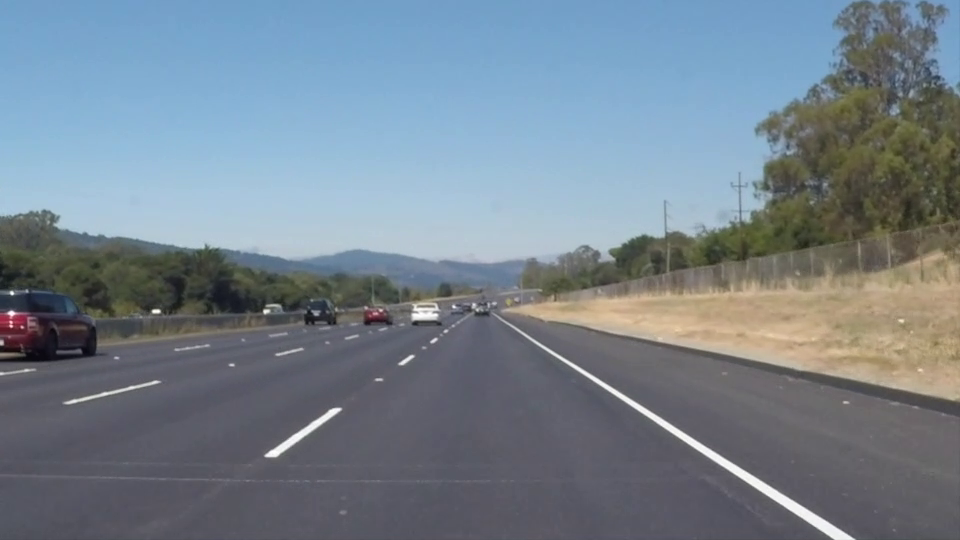
#> input picture frame 22 of practice/week4/data/test_videos/solidWhiteRight.mp4, 960 x 540 px
$ python lane_edge_detection.py
#> lines starting #> are read from the running program, lines starting #| are printed output that depends on the picture; after the words box and inside, x2 and y2 are one past the last pixel; in counts of white or black regions, pixels touching at a corner belong together
#> further down, frame is the input picture: shape (540, 960, 3); mean B, G, R 141.9, 130.7, 117.7
import cv2

def pipeline(img):
    # img=cv2.imread('./data/test_images/solidWhiteRight.jpg')

    #edge는 gray영상에서 찾겠다
    gray_img=cv2.cvtColor(img,cv2.COLOR_BGR2GRAY)
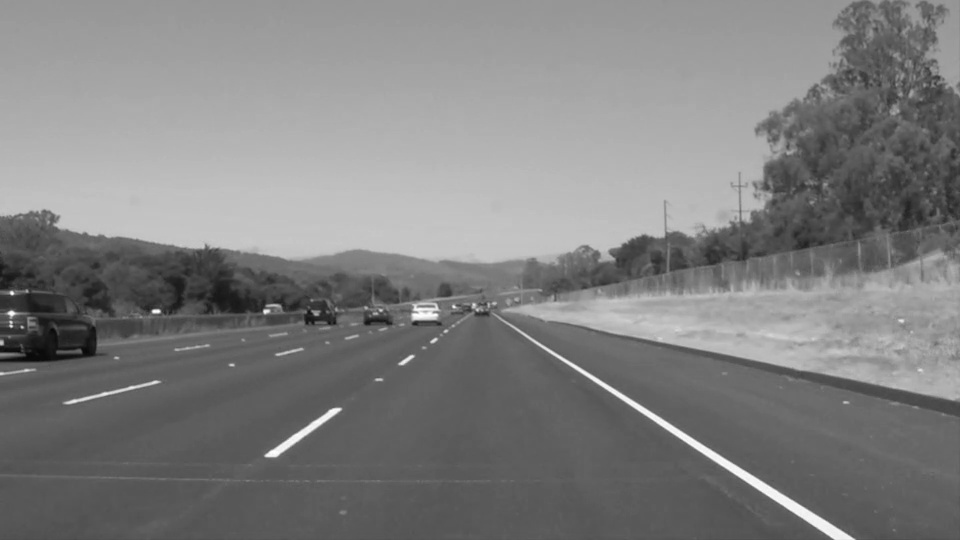
#> gray_img: shape (540, 960); min 6, max 255, mean 128

    blurred_img=cv2.GaussianBlur(gray_img,(15,15),0.0)

    edge_img=cv2.Canny(blurred_img, 70,140)
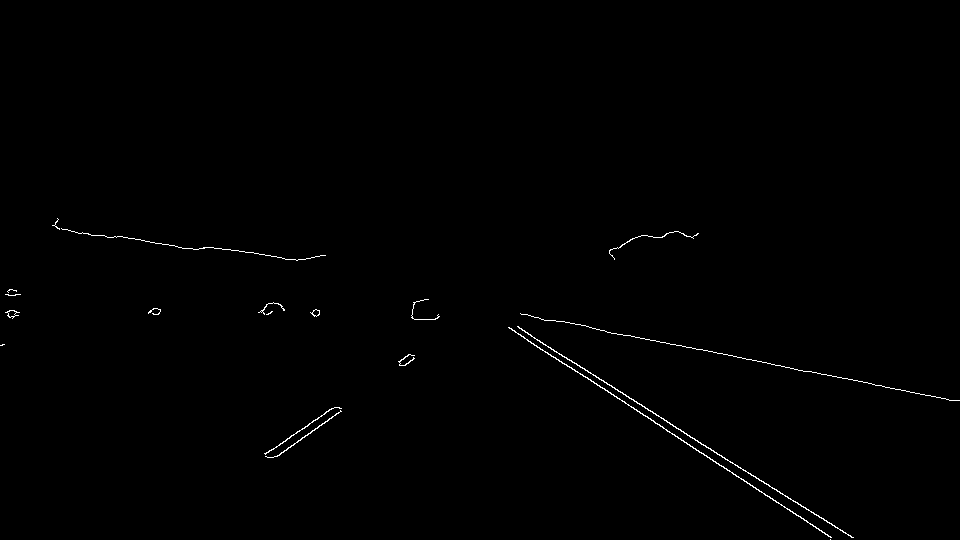
#> edge_img: shape (540, 960); 0.47% white in thin lines or dots, all inside (x1, y1, x2, y2) = (0, 218, 960, 540)

    #cv2.imshow('edge',edge_img)
    #cv2.waitKey()

    return edge_img


cap=cv2.VideoCapture('./data/test_videos/solidWhiteRight.mp4')

while True:
    ok,frame=cap.read()

    if not ok:
        break  #끝까지 읽었을 때 종료

    edge_img=pipeline(frame)

    cv2.imshow('edge',edge_img)

    #cv2.waitKey() #버튼 하나를 눌러야지 동영상이 나온다.
    #cv2.waitKey(1000)  # 1초마다 프레임을 읽는다.
    key=cv2.waitKey(30) # 아무 키 입려도 받지 않았으면 -1
#> (key x is pressed here)

    if key==ord('x'): #x를 누를시 종료
        break

cap.release() #동영상 다 썼으면

$ run again, starting later in the video
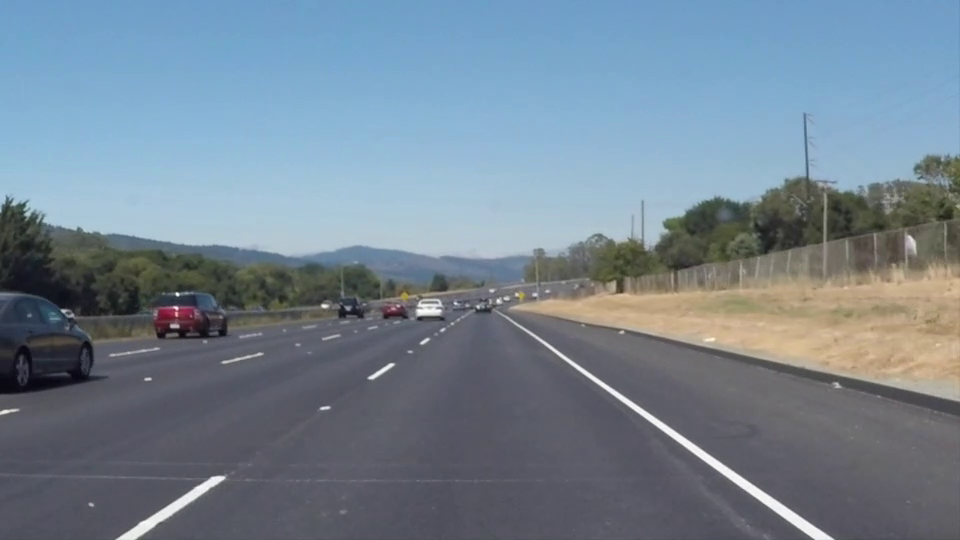
#> input picture frame 99 of practice/week4/data/test_videos/solidWhiteRight.mp4, 960 x 540 px
#> frame is the input picture: shape (540, 960, 3); mean B, G, R 146, 132.3, 116.7
#> in pipeline, `gray_img=cv2.cvtColor(img,cv2.COLOR_BGR2GRAY)`:
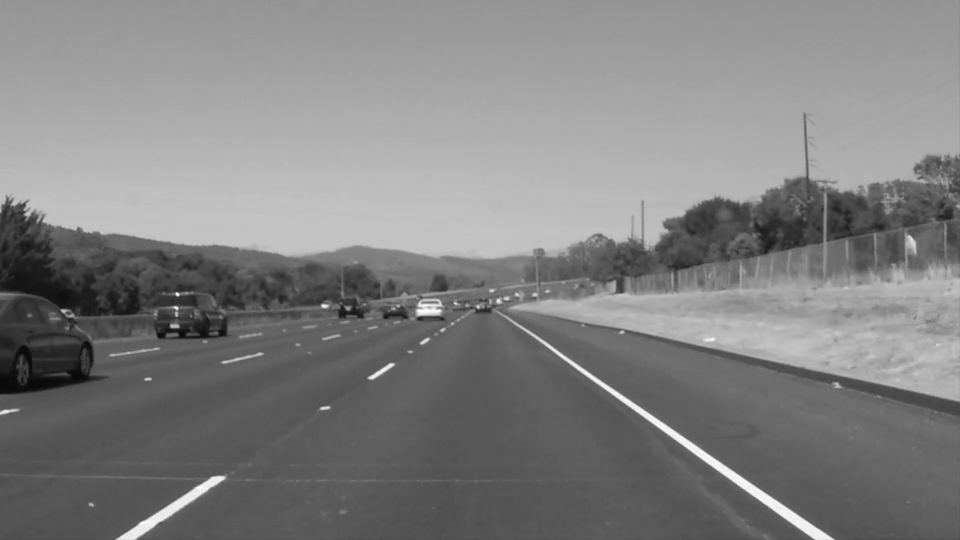
#> gray_img: shape (540, 960); min 8, max 255, mean 129.2
#> in pipeline, `edge_img=cv2.Canny(blurred_img, 70,140)`:
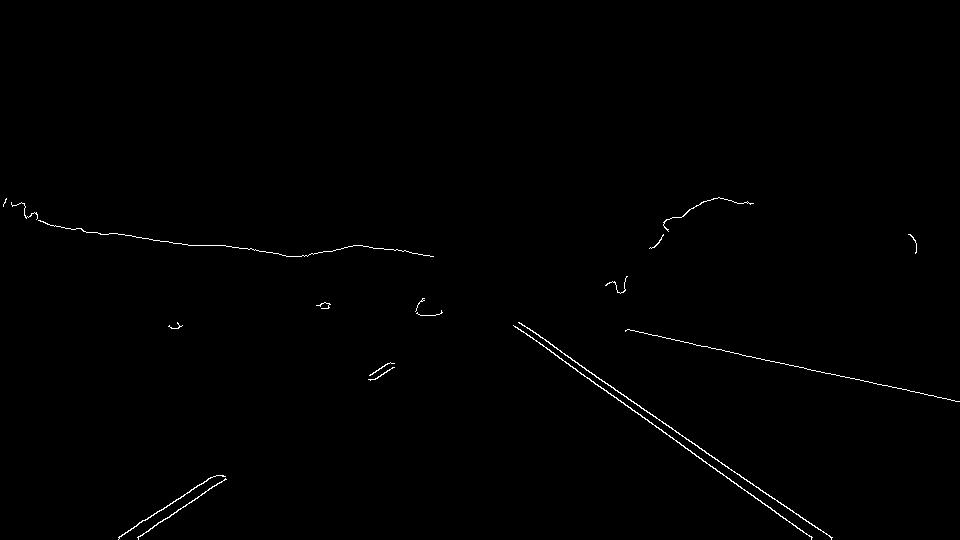
#> edge_img: shape (540, 960); 0.49% white in thin lines or dots, all inside (x1, y1, x2, y2) = (3, 197, 960, 540)

$ run again, starting later in the video
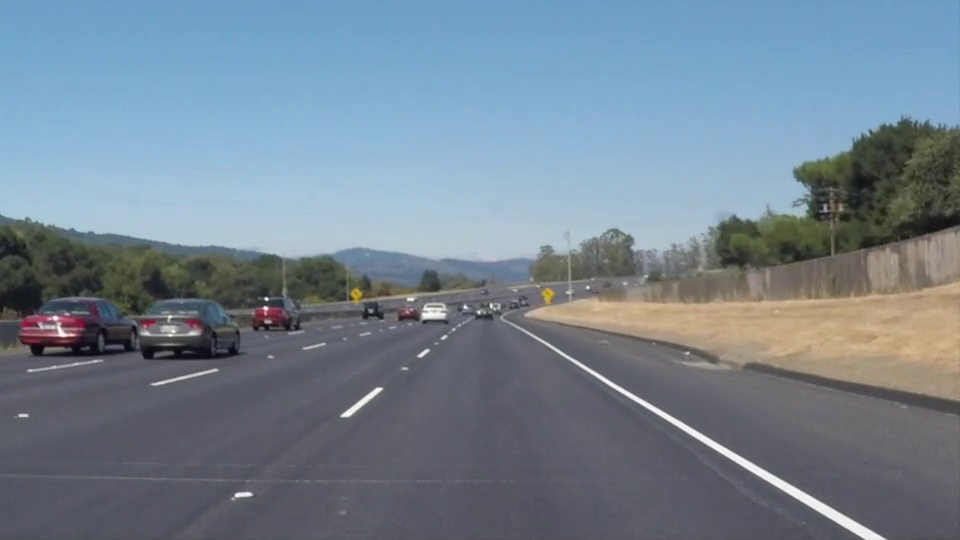
#> input picture frame 176 of practice/week4/data/test_videos/solidWhiteRight.mp4, 960 x 540 px
#> frame is the input picture: shape (540, 960, 3); mean B, G, R 145.2, 131.6, 116.5
#> in pipeline, `gray_img=cv2.cvtColor(img,cv2.COLOR_BGR2GRAY)`:
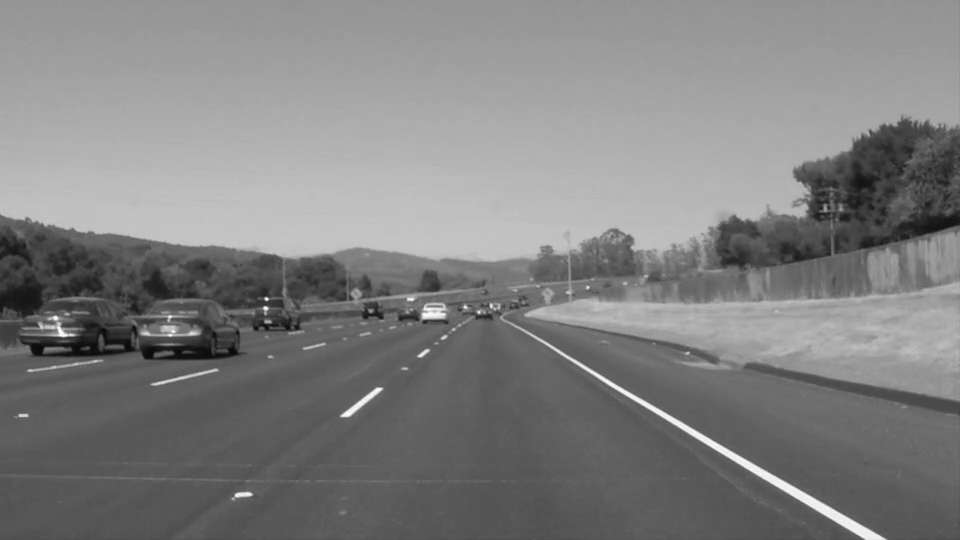
#> gray_img: shape (540, 960); min 7, max 255, mean 128.6
#> in pipeline, `edge_img=cv2.Canny(blurred_img, 70,140)`:
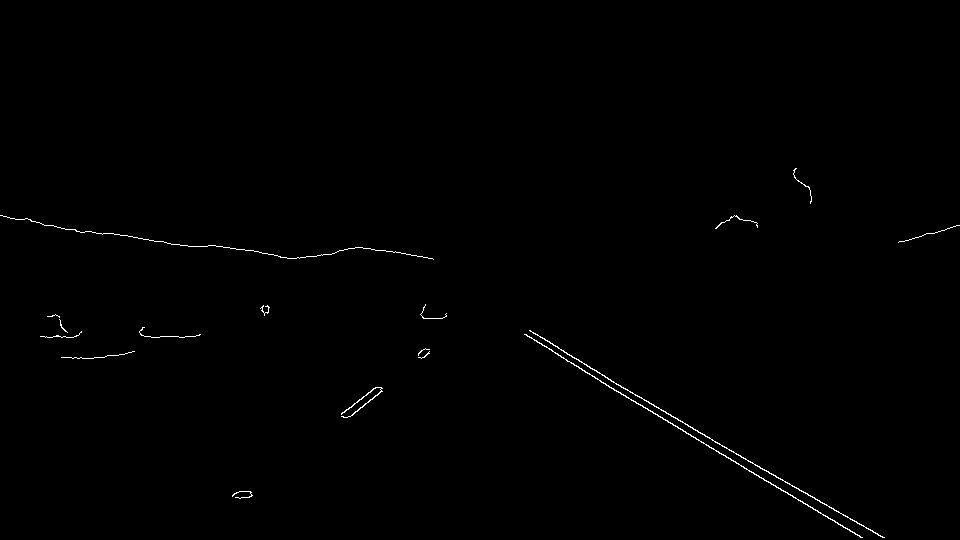
#> edge_img: shape (540, 960); 0.42% white in thin lines or dots, all inside (x1, y1, x2, y2) = (0, 168, 960, 538)
